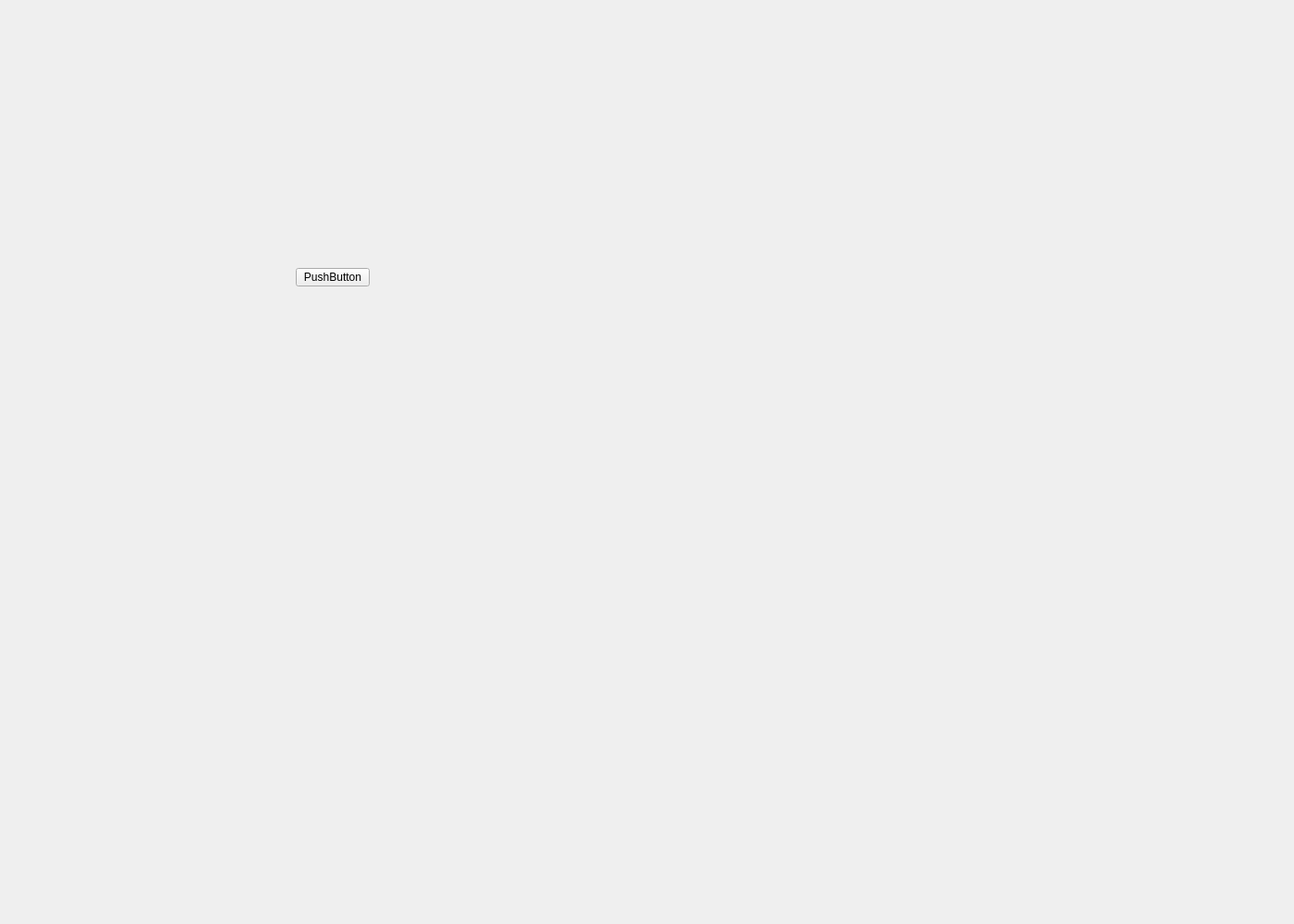
<?xml version="1.0" encoding="UTF-8"?>
<ui version="4.0">
 <class>AboutUs</class>
 <widget class="QWidget" name="AboutUs">
  <property name="geometry">
   <rect>
    <x>0</x>
    <y>0</y>
    <width>1400</width>
    <height>1000</height>
   </rect>
  </property>
  <property name="baseSize">
   <size>
    <width>200</width>
    <height>200</height>
   </size>
  </property>
  <property name="windowTitle">
   <string>Form</string>
  </property>
  <widget class="QPushButton" name="pushButton">
   <property name="geometry">
    <rect>
     <x>320</x>
     <y>290</y>
     <width>80</width>
     <height>20</height>
    </rect>
   </property>
   <property name="text">
    <string>PushButton</string>
   </property>
  </widget>
  <widget class="QWidget" name="background" native="true">
   <property name="geometry">
    <rect>
     <x>0</x>
     <y>0</y>
     <width>1441</width>
     <height>991</height>
    </rect>
   </property>
   <property name="styleSheet">
    <string notr="true">QWidget#background {  
    border-image:url(:/icons/background.png) 0 0 0 0 stretch stretch;
	background-size: contain;  
}</string>
   </property>
   <widget class="QLabel" name="onelabel">
    <property name="geometry">
     <rect>
      <x>0</x>
      <y>0</y>
      <width>1400</width>
      <height>1000</height>
     </rect>
    </property>
    <property name="text">
     <string/>
    </property>
   </widget>
  </widget>
 </widget>
 <resources/>
 <connections/>
</ui>
